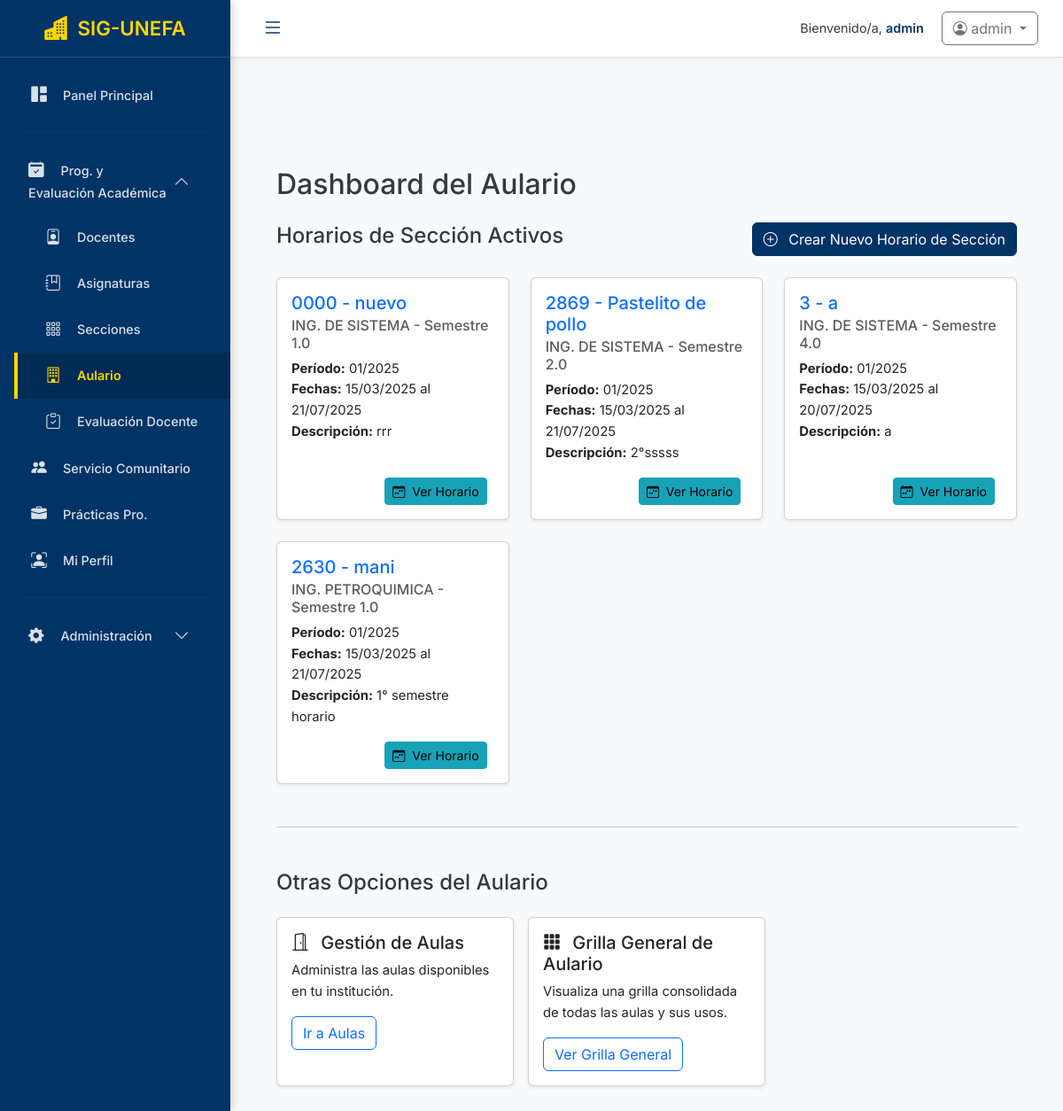
Before: /programacion/aulario/ (signed in) with the older database file.
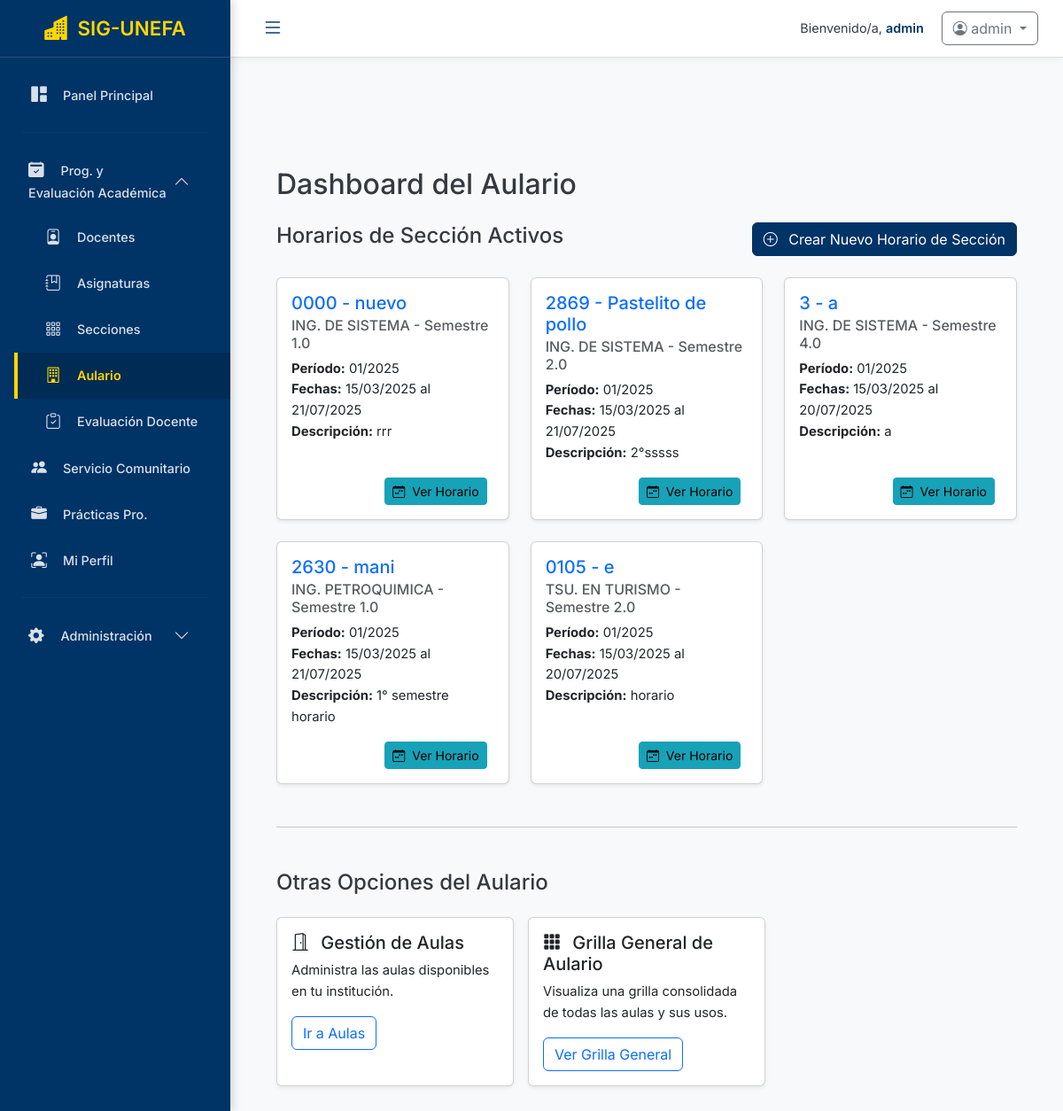
After: the same page with the newer database file.
### accounts/models.py (models this page shows, shortened)
class Usuario(AbstractUser):
    ROLES = [
        ('admin', 'Administrador'),
        ('coordinador', 'Coordinador'),
        ('profesor', 'Profesor'),
        ('operativo', 'Operativo'),
        ('super_admin', 'Super Administrador'),
    ]
    rol = models.CharField("Rol del Sistema", max_length=20, choices=ROLES, default='profesor')
    cargo = models.ForeignKey(
        Cargo,
        on_delete=models.SET_NULL, # Si el Cargo se borra, este campo se pone a NULL
        null=True,
        blank=True,
        related_name='usuarios_con_este_cargo',
        verbose_name="Tipo de Cargo"
    )
    departamento_asignado = models.ForeignKey(
        Departamento,
        on_delete=models.SET_NULL,
        null=True,
        blank=True,
        related_name='jefes_coordinadores',
        verbose_name="Departamento Asignado (si aplica)"
    )
    carrera_asignada = models.ForeignKey(
        Carrera, # ESTO SIGUE APUNTANDO A TU MODELO CARRERA ACTUALIZADO
        on_delete=models.SET_NULL,
        null=True,
        blank=True,
        related_name='directores_coordinadores',
        verbose_name="Carrera Asignada (si aplica)"
    )
    cedula = models.CharField("Cédula", max_length=20, unique=True, null=True, blank=True)
    telefono_movil = models.CharField("Teléfono Móvil", max_length=15, blank=True, null=True)
    class Meta:
        verbose_name = "Usuario"
        verbose_name_plural = "Usuarios"
    def has_permission(self, permission_name, obj=None):
        if self.is_superuser:
            return True

### programacion/models.py (models this page shows, shortened)
class HorarioSeccion(models.Model):
    seccion = models.ForeignKey(Seccion, on_delete=models.CASCADE, related_name='horarios')
    periodo = models.ForeignKey(Periodo, on_delete=models.CASCADE)
    fecha_inicio = models.DateField()
    fecha_fin = models.DateField()
    descripcion = models.CharField(max_length=200, blank=True)
    activo = models.BooleanField(default=True)

class Seccion(models.Model):
    TURNO_CHOICES = [ # Añadimos opciones para el campo 'turno'
        ('Diurno', 'Diurno'),
        ('Nocturno', 'Nocturno'),
    ]
    codigo = models.CharField(max_length=20, unique=True, verbose_name="Código de Sección") # Ejemplo: 2630D
    nombre = models.CharField(max_length=100, blank=True, verbose_name="Nombre de Sección (opcional)")
    semestre = models.ForeignKey(semestre, on_delete=models.CASCADE, related_name='secciones', verbose_name="Semestre")
    carrera = models.ForeignKey(Carrera, on_delete=models.CASCADE, verbose_name="Carrera")
    turno = models.CharField(
        max_length=10,
        choices=TURNO_CHOICES,
        default='Diurno', # Valor por defecto
        verbose_name="Turno"
    )
    capacidad = models.PositiveIntegerField(
        default=0,
        help_text="Número máximo de estudiantes",
        verbose_name="Capacidad"
    )
    periodo = models.ForeignKey( # Vinculamos la sección a un período académico específico
        Periodo,
        on_delete=models.SET_NULL, # Si el período se elimina, la sección no se borra, solo se desvincula.
        null=True,
        blank=True,
        related_name='secciones',
        verbose_name="Período Académico"
    )
    class Meta:
        unique_together = ('codigo', 'carrera', 'semestre', 'periodo')
        verbose_name = "Sección"
        verbose_name_plural = "Secciones"

class Carrera(models.Model):
    nombre = models.CharField(max_length=100, unique=True, verbose_name="Nombre de la Carrera")
    departamento = models.ForeignKey(
        Departamento,
        on_delete=models.CASCADE,
        related_name='carreras',
        verbose_name="Departamento al que pertenece",
        null=True, # Importante para la primera migración si ya tienes carreras existentes
        blank=True # Permite que sea opcional en formularios
    )
    codigo = models.CharField(max_length=10, unique=True, verbose_name="Código de Carrera", blank=True, null=True)
    duracion_semestres = models.PositiveIntegerField(verbose_name="Duración en Semestres", blank=True, null=True)
    descripcion = models.TextField(blank=True, verbose_name="Descripción")
    class Meta:
        verbose_name = "Carrera"
        verbose_name_plural = "Carreras"
        ordering = ['nombre']

class semestre(models.Model):
    nombre = models.CharField(max_length=20)
    carrera = models.ForeignKey(Carrera, on_delete=models.CASCADE, related_name='semestres')

class Periodo(models.Model):
    nombre = models.CharField(max_length=20, unique=True)  # Ej: "1-2025"
    fecha_inicio = models.DateField()
    fecha_fin = models.DateField()
    activo = models.BooleanField(default=False)

### programacion/views.py (the view)
# urls.py: path('aulario/', views.aulario_dashboard, name='aulario_dashboard'), # Vista principal del Aulario
@login_required
@user_passes_test(lambda u: u.has_permission(PERMISSIONS.VIEW_HORARIO_SECCION), login_url='/no-autorizado/')
def aulario_dashboard(request):
    horarios_activos = HorarioSeccion.objects.filter(activo=True).select_related('seccion__carrera', 'seccion__semestre', 'periodo').order_by('seccion__carrera__nombre', 'seccion__semestre__nombre', 'seccion__codigo')
    secciones = Seccion.objects.all().select_related('carrera', 'semestre').order_by('carrera__nombre', 'semestre__nombre', 'codigo')
    return render(request, 'aulario_dashboard.html', {
        'horarios_activos': horarios_activos,
        'secciones': secciones, # Secciones disponibles para crear un nuevo horario
    })

### programacion/templates/aulario_dashboard.html
{% extends "interfaz.html" %}
{% load static %}
{% block content %}
<div class="container mt-5 pt-5">
    <h2 class="mb-4">Dashboard del Aulario</h2>
    <div class="d-flex justify-content-between align-items-center mb-4">
        <h4>Horarios de Sección Activos</h4>
        <a href="{% url 'programacion:seleccionar_seccion' %}" class="btn btn-primary">
            <i class="bi bi-plus-circle me-2"></i> Crear Nuevo Horario de Sección
        </a>
    </div>
    {% if horarios_activos %}
        <div class="row g-4">
            {% for horario in horarios_activos %}
            <div class="col-md-6 col-lg-4">
                <div class="card shadow-sm h-100">
                    <div class="card-body d-flex flex-column">
                        <h5 class="card-title text-primary">{{ horario.seccion.codigo }} - {{ horario.seccion.nombre|default:"Sección sin nombre" }}</h5>
                        <h6 class="card-subtitle mb-2 text-muted">{{ horario.seccion.carrera.nombre }} - Semestre {{ horario.seccion.semestre.nombre }}</h6>
                        <p class="card-text">
                            <strong>Período:</strong> {{ horario.periodo.nombre }} <br>
                            <strong>Fechas:</strong> {{ horario.fecha_inicio|date:"d/m/Y" }} al {{ horario.fecha_fin|date:"d/m/Y" }} <br>
                            <strong>Descripción:</strong> {{ horario.descripcion|default:"Sin descripción" }}
                        </p>
                        <div class="mt-auto d-flex justify-content-end">
                            <a href="{% url 'programacion:programar_horario' seccion_id=horario.seccion.id %}" class="btn btn-info btn-sm me-2" title="Ver/Editar Horario">
                                <i class="bi bi-calendar-week me-1"></i> Ver Horario
                            </a>
                        </div>
                    </div>
                </div>
            </div>
            {% endfor %}
        </div>
    {% else %}
        <div class="alert alert-info text-center" role="alert">
            No hay horarios de sección activos registrados. ¡Crea uno para empezar!
        </div>
    {% endif %}
    <hr class="my-5">
    <h4 class="mb-4">Otras Opciones del Aulario</h4>
    <div class="row g-3">
        <div class="col-md-4">
            <div class="card h-100 shadow-sm">
                <div class="card-body">
                    <h5 class="card-title"><i class="bi bi-door-open me-2"></i> Gestión de Aulas</h5>
                    <p class="card-text">Administra las aulas disponibles en tu institución.</p>
                    <a href="{% url 'programacion:aula_list' %}" class="btn btn-outline-primary">Ir a Aulas</a>
                </div>
            </div>
        </div>
        <div class="col-md-4">
            <div class="card h-100 shadow-sm">
                <div class="card-body">
                    <h5 class="card-title"><i class="bi bi-grid-3x3-gap-fill me-2"></i> Grilla General de Aulario</h5>
                    <p class="card-text">Visualiza una grilla consolidada de todas las aulas y sus usos.</p>
                    <a href="{% url 'programacion:grilla_aulario' %}" class="btn btn-outline-primary">Ver Grilla General</a>
                </div>
            </div>
        </div>
    </div>
</div>
<link rel="stylesheet" href="https://cdn.jsdelivr.net/npm/bootstrap-icons@1.11.3/font/bootstrap-icons.min.css">
{% endblock %}

### templates/interfaz.html (shortened to what this page needs)
{% load static %}
<!DOCTYPE html>
<html lang="es">
<head>
    <link href="https://cdn.jsdelivr.net/npm/bootstrap@5.3.3/dist/css/bootstrap.min.css" rel="stylesheet">
    <link rel="stylesheet" href="https://cdn.jsdelivr.net/npm/bootstrap-icons@1.11.3/font/bootstrap-icons.min.css">
    <link rel="stylesheet" href="https://cdnjs.cloudflare.com/ajax/libs/font-awesome/5.15.4/css/all.min.css" xintegrity="sha512-1ycn6IcaQQ40JuKakVxfBuBL0cdbZlRblnJ94zYgTTQpJzprtJFIfrPR1Ff/C3yH9qC0kE892t4w0Jk7iN/Jg==" />
</head>
<body>
    <nav class="sidebar" id="sidebar">
        <div class="sidebar-header">
            <a class="navbar-brand">
                <i class="bi bi-buildings-fill"></i>
                <span>SIG-UNEFA</span>
            </a>
        </div>
        <div class="sidebar-sticky">
            <ul class="nav flex-column">
                <li class="nav-item">
                    <a class="nav-link {% if request.resolver_match.url_name == 'panel_principal' %}active{% endif %}" href="{% url 'home:panel_principal' %}">
                        <i class="bi bi-grid-1x2-fill"></i>
                        <span>Panel Principal</span>
                    </a>
                </li>
                <hr>
                <li class="nav-item">
                    <a class="nav-link d-flex justify-content-between align-items-center" data-bs-toggle="collapse" href="#progAcademicaMenu" role="button" aria-expanded="{% if 'programacion' in request.resolver_match.app_name %}true{% else %}false{% endif %}" aria-controls="progAcademicaMenu">
                        <span>
                            <i class="bi bi-calendar2-check-fill"></i>
                            Prog. y Evaluación Académica
                        </span>
                        <i class="bi bi-chevron-down small collapse-icon {% if 'programacion' in request.resolver_match.app_name %}rotate-180{% endif %}"></i>
                    </a>
                    <div class="collapse {% if 'programacion' in request.resolver_match.app_name %}show{% endif %}" id="progAcademicaMenu">
                        <ul class="nav flex-column ms-3">
                            <li class="nav-item">
                                <a class="nav-link {% if request.resolver_match.url_name == 'docentes' %}active{% endif %}" href="{% url 'programacion:docentes' %}">
                                    <i class="bi bi-person-badge"></i> Docentes
                                </a>
                            </li>
                            <li class="nav-item">
                                <a class="nav-link {% if request.resolver_match.url_name == 'asignaturas' %}active{% endif %}" href="{% url 'programacion:asignaturas' %}">
                                    <i class="bi bi-journal-bookmark"></i> Asignaturas
                                </a>
                            </li>
                            <li class="nav-item">
                                <a class="nav-link {% if request.resolver_match.url_name == 'seccion_list' %}active{% endif %}" href="{% url 'programacion:seccion_list' %}">
                                    <i class="bi bi-grid-3x3-gap"></i> Secciones
                                </a>
                            </li>
                            <li class="nav-item">
                                <a class="nav-link {% if request.resolver_match.url_name == 'aulario_dashboard' %}active{% endif %}" href="{% url 'programacion:aulario_dashboard' %}">
                                    <i class="bi bi-building"></i> Aulario
                                </a>
                            </li>
                            <li class="nav-item">
                                <a class="nav-link {% if request.resolver_match.url_name == 'evaluacion_docente' %}active{% endif %}" href="{% url 'programacion:evaluacion_docente' %}">
                                    <i class="bi bi-clipboard-check"></i> Evaluación Docente
                                </a>
                            </li>
                        </ul>
                    </div>
                </li>
                <li class="nav-item">
                    <a class="nav-link {% if 'servicio_social' in request.resolver_match.app_name %}active{% endif %}" href="{% url 'servicio_social:servicio_list' %}">
                        <i class="bi bi-people-fill"></i>
                        <span>Servicio Comunitario</span>
                    </a>
                </li>
                <li class="nav-item">
                    <a class="nav-link {% if 'practicas' in request.resolver_match.app_name %}active{% endif %}" href="{% url 'practicas:practica_list' %}">
                        <i class="bi bi-briefcase-fill"></i>
                        <span>Prácticas Pro.</span>
                    </a>
                </li>
                 <li class="nav-item">
                    <a class="nav-link {% if 'perfiles' in request.resolver_match.app_name %}active{% endif %}" href="{% url 'perfiles:ver_perfil' %}">
                        <i class="bi bi-person-bounding-box"></i>
                        <span>Mi Perfil</span>
                    </a>
                </li>
                <hr>
                {% if user.is_superuser or user.is_staff %}
                <li class="nav-item">
                    <a class="nav-link d-flex justify-content-between align-items-center" data-bs-toggle="collapse" href="#adminMenu" role="button" aria-expanded="{% if 'administrador' in request.resolver_match.app_name %}true{% else %}false{% endif %}" aria-controls="adminMenu">
                        <span>
                            <i class="bi bi-gear-fill"></i>
                            Administración
                        </span>
                        <i class="bi bi-chevron-down small collapse-icon {% if 'administrador' in request.resolver_match.app_name %}rotate-180{% endif %}"></i>
                    </a>
                </li>
                {% endif %}
            </ul>
        </div>
    </nav>
    <header class="top-navbar" id="topNavbar">
        <button class="toggle-btn" id="sidebarToggle">
            <i class="bi bi-list"></i>
        </button>
        <div class="user-info">
            <div class="user-greeting">
                Bienvenido/a, <strong>{{ user.get_full_name|default:user.username }}</strong>
            </div>
            <div class="dropdown">
                <a class="btn btn-outline-secondary dropdown-toggle" href="#" role="button" id="userDropdown" data-bs-toggle="dropdown" aria-expanded="false">
                    <i class="bi bi-person-circle"></i> {{ user.username }}
                </a>
            </div>
        </div>
    </header>
    <main class="main-content">
        <div class="container-fluid">
            <div class="row">
                <div class="col-12">
                    {% block content %}{% endblock %}
                </div>
            </div>
        </div>
    </main>
</body>
</html>

Changed rows visible on the page:
added HorarioSeccion: seccion.codigo "0105", seccion.nombre "e", seccion.carrera.nombre "TSU. EN TURISMO", seccion.semestre.nombre "2.0", periodo.nombre "01/2025", fecha_inicio "15/03/2025", fecha_fin "20/07/2025", descripcion "horario"
